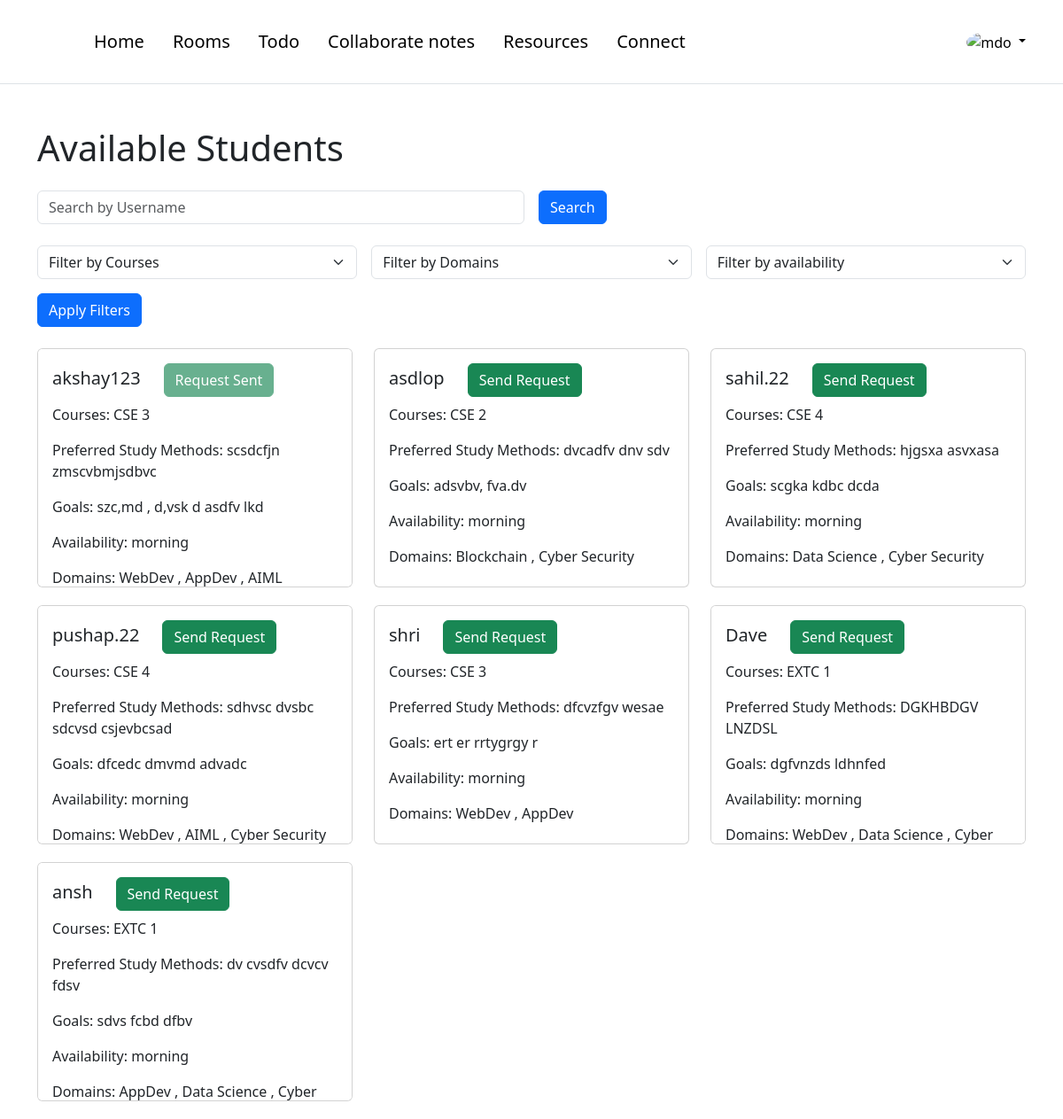
The page /connect/ (signed in) on the database its author committed.
### accounts/models.py (models this page shows, shortened)
class UserProfile(models.Model):
    user = models.OneToOneField(User, on_delete=models.CASCADE)
    uuid=models.UUIDField(primary_key=True, default=uuid.uuid4, editable=False)
    DEPARTMENT_YEAR_CHOICES = [
        (department + ' ' + year, department + ' ' + year)
        for department in DEPARTMENT_CHOICES
        for year in YEAR_CHOICES
        if not (department == 'MCA' and (year == '3' or year == '4'))
    ]
    DOMAIN_CHOICES = [
        ('Cyber Security', 'Cyber Security'),
        ('Blockchain', 'Blockchain'),
        ('Data Science', 'Data Science'),
        ('AppDev', 'AppDev'),
        ('AIML', 'AIML'),
        ('WebDev', 'WebDev'),
    ]
    courses = models.CharField(max_length=6, choices=DEPARTMENT_YEAR_CHOICES)
    preferred_study_methods = models.TextField(blank=True)
    goals = models.TextField(blank=True)
    friends = models.ManyToManyField(User, related_name='friends', blank=True)
    domains = models.ManyToManyField(Domain, related_name='user_profiles')
    AVAILABILITY_CHOICES = [
        ('Morning', _('Morning')),
        ('Evening', _('Evening')),
        ('Night', _('Night')),
    ]
    availability = models.CharField(max_length=10, choices=AVAILABILITY_CHOICES, default='morning')

class Domain(models.Model):
    name = models.CharField(max_length=20, unique=True)
    def __str__(self):
        return self.name

### connections/views.py (the view)
# urls.py: path('connect/', include('connections.urls')),
@login_required(login_url='accounts:login')
def connect(request):
    user_profiles = UserProfile.objects.exclude(user=request.user)
    current_user_friends_ids = request.user.friends.values_list('user_id', flat=True)
    user_profiles = user_profiles.exclude(user__id__in=current_user_friends_ids)
    all_domains = set()
    for profile in user_profiles:
        all_domains.update(profile.domains.all())
    courses = request.GET.get('courses')
    domains = request.GET.get('domains')
    search_query = request.GET.get('search')  # New: Get search query
    availability = request.GET.get('availability')
    if search_query:
        user_profiles = user_profiles.filter(user__username__icontains=search_query)  # New: Filter by username
    if courses:
        user_profiles = user_profiles.filter(courses=courses)
    if domains:
        user_profiles = user_profiles.filter(domains__name=domains)
    if availability:  # Filter by availability if provided
        user_profiles = user_profiles.filter(availability=availability)
    DEPARTMENT_YEAR_CHOICES = UserProfile.DEPARTMENT_YEAR_CHOICES
    current_user = request.user
    for profile in user_profiles:
        profile.has_pending_request = FriendRequest.objects.filter(sender=current_user, receiver=profile.user).exists()
        profile.is_friend = current_user.friends.filter(user_id=profile.user.id).exists()
    context = {
        'students': user_profiles,
        'domains_choices': all_domains,
        'DEPARTMENT_YEAR_CHOICES': DEPARTMENT_YEAR_CHOICES,
        'userprofile': request.user.userprofile,
    }
    return render(request, 'connect/connect.html', context)

### frontend/templates/connect/connect.html (shortened to what this page needs)
{% extends 'base/base.html' %}
{% load static %}
{% block content %}
<div class="container mt-5">
    <h1 class="mb-4">Available Students</h1>
    <div class="mb-4">
        <form action="" method="get" class="row g-3">
            <div class="col-md-6">
                <input type="text" class="form-control" placeholder="Search by Username" name="search">
            </div>
            <div class="col-md-2">
                <button type="submit" class="btn btn-primary">Search</button>
            </div>
        </form>
    </div>
    <div class="mb-4">
        <form action="" method="get" class="row g-3">
            <div class="col-md-4">
                <select class="form-select" name="courses">
                    <option value="" selected>Filter by Courses</option>
                </select>
            </div>
            <div class="col-md-4">
                <select class="form-select" name="domains">
                    <option value="" selected>Filter by Domains</option>
                </select>
            </div>
            <div class="col-md-4">
                <select class="form-select" id="availability" name="availability">
                    <option value="" selected>Filter by availability</option>
                </select>
            </div>
            <div class="col-md-4">
                <button type="submit" class="btn btn-primary">Apply Filters</button>
            </div>
        </form>
    </div>
    <div class="row">
        {% for student in students %}
            <div class="col-md-4">
                <div class="card student-card">
                    <div class="card-body">
                        <h5 class="card-title">{{ student.user.username }} &nbsp&nbsp&nbsp
                            {% if not student.has_pending_request and not student.is_friend %}
                            <a href="{% url 'connections:send_friend_request' student.user.id %}" class="btn btn-success">Send Request</a>
                            {% elif not student.is_friend %}
                            <a href="#" class="btn btn-success disabled">Request Sent</a>
                            {% else %}
                            <button class="disabled">Friends</button>
                            {% endif %}</h5>
                        <p class="card-text">Courses: {{ student.courses }}</p>
                        <p class="card-text">Preferred Study Methods: {{ student.preferred_study_methods }}</p>
                        <p class="card-text">Goals: {{ student.goals }}</p>
                        <p class="card-text">Availability: {{ student.availability }}</p>
                        <p class="card-text">Domains:
                            {% for domain in student.domains.all %}
                                {{ domain.name }}
                                {% if not forloop.last %}, {% endif %}
                            {% endfor %}
                        </p>
                    </div>
                </div>
            </div>
        {% empty %}
        <div class="col">
            <p>No students found.</p>
        </div>
        {% endfor %}
    </div>
</div>
{% endblock %}

### frontend/templates/connect/connect.html (style rules this page uses)
.student-card { margin-bottom: 20px; height: 270px; overflow-y: auto; }
.card-body { height: 100%; }

### rows shown on the page
UserProfile: user.username "akshay123", shows "Request Sent", courses "CSE 3", preferred_study_methods "scsdcfjn zmscvbmjsdbvc", goals "szc,md , d,vsk d asdfv lkd", availability "morning"
Domain: name "WebDev"
Domain: name "AppDev"
Domain: name "AIML"
UserProfile: user.username "asdlop", shows "Send Request", courses "CSE 2", preferred_study_methods "dvcadfv dnv sdv", goals "adsvbv, fva.dv", availability "morning"
Domain: name "Blockchain"
Domain: name "Cyber Security", name "Cyber…"
UserProfile: user.username "sahil.22", shows "Send Request", courses "CSE 4", preferred_study_methods "hjgsxa asvxasa", goals "scgka kdbc dcda", availability "morning"
Domain: name "Data Science"
UserProfile: user.username "pushap.22", shows "Send Request", courses "CSE 4", preferred_study_methods "sdhvsc dvsbc sdcvsd csjevbcsad", goals "dfcedc dmvmd advadc", availability "morning"
UserProfile: user.username "shri", shows "Send Request", courses "CSE 3", preferred_study_methods "dfcvzfgv wesae", goals "ert er rrtygrgy r", availability "morning"
UserProfile: user.username "Dave", shows "Send Request", courses "EXTC 1", preferred_study_methods "DGKHBDGV LNZDSL", goals "dgfvnzds ldhnfed", availability "morning"
UserProfile: user.username "ansh", shows "Send Request", courses "EXTC 1", preferred_study_methods "dv cvsdfv dcvcv fdsv", goals "sdvs fcbd dfbv", availability "morning"
